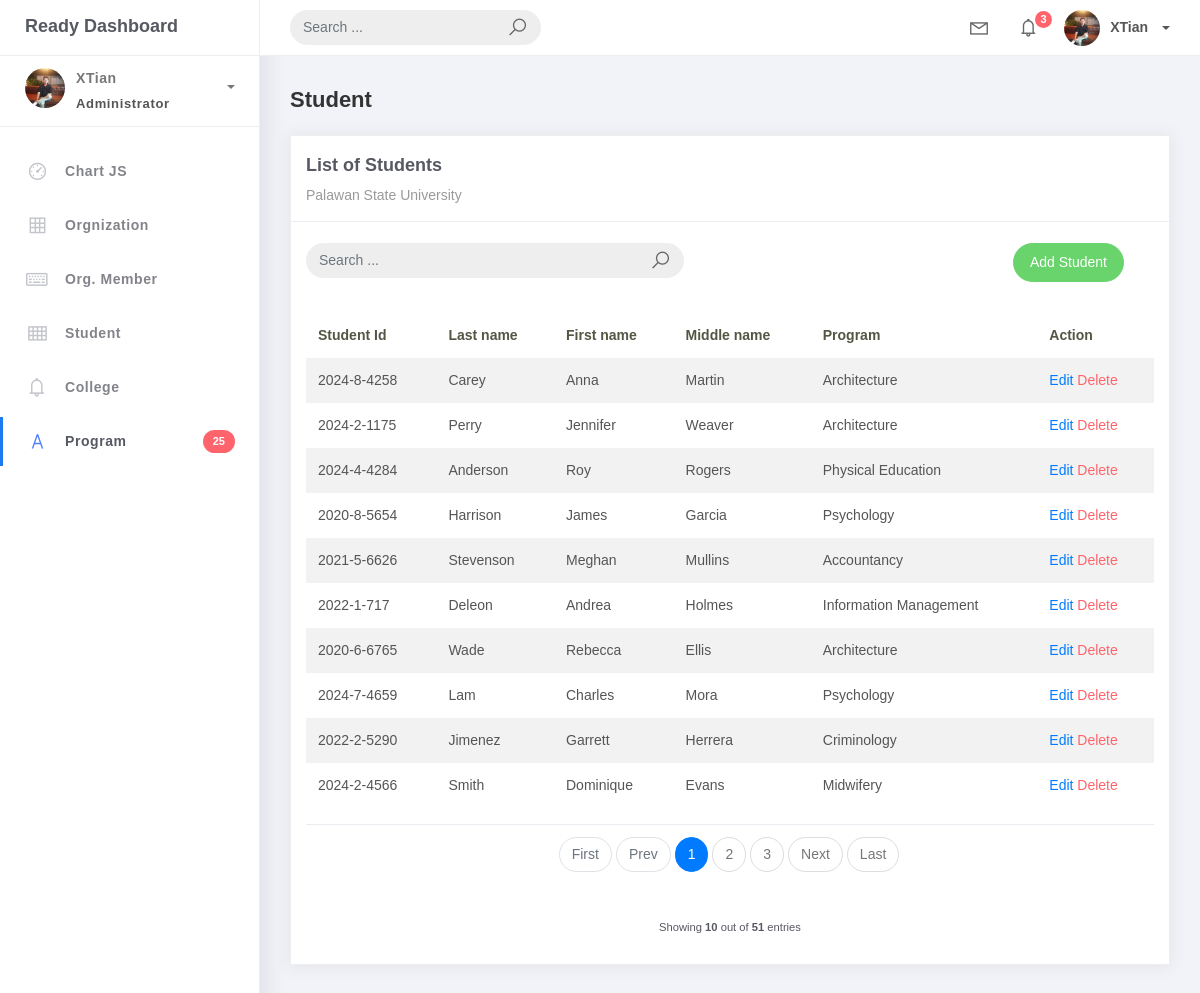
The app's page /student-list/, older data.
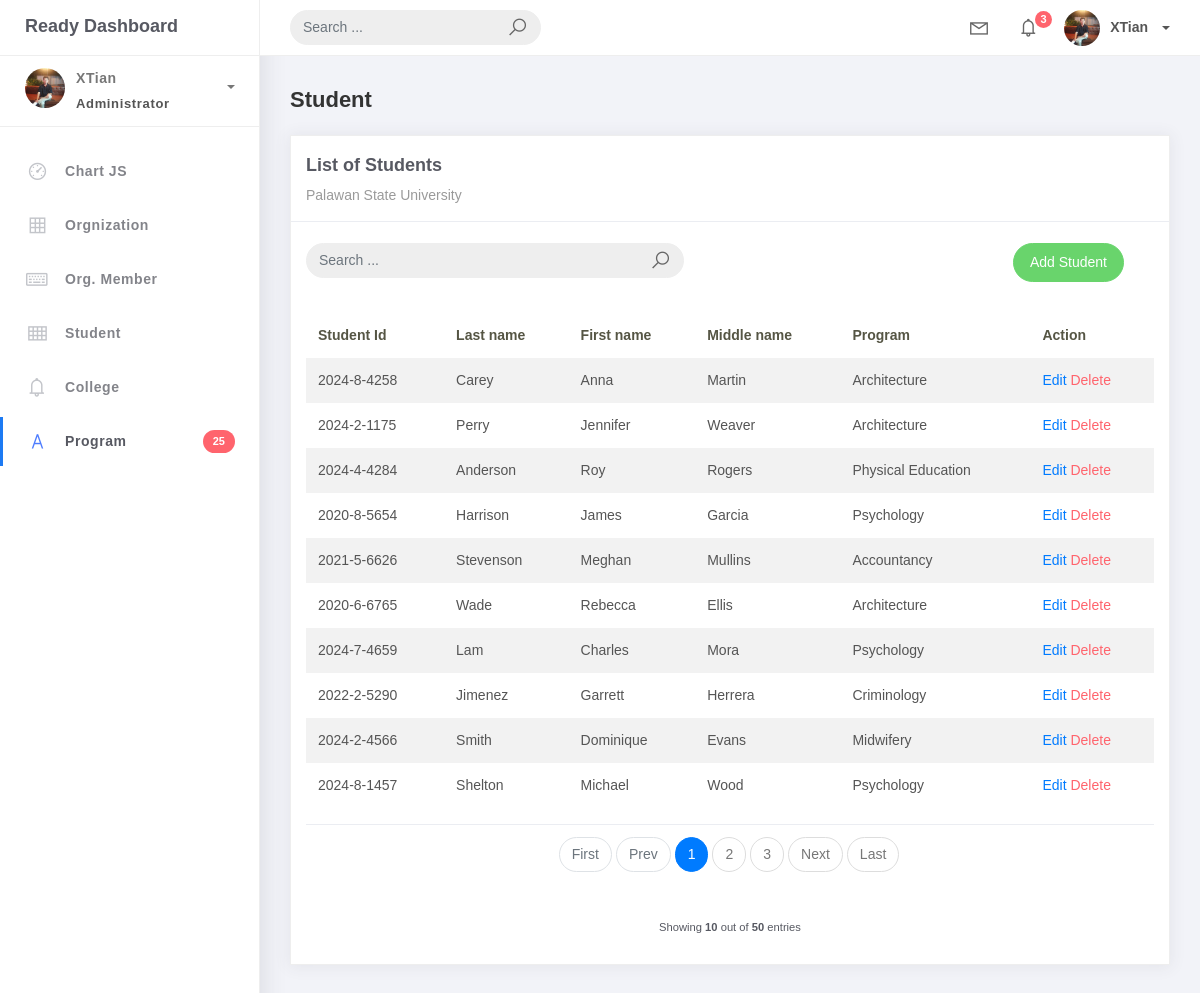
The same page, newer data.
### studentorg/models.py (models this page shows, shortened)
class BaseModel (models.Model):
    created_at = models.DateTimeField (auto_now_add=True, db_index=True)
    update_at = models.DateTimeField (auto_now=True)
    class Meta:
        abstract = True

class Student (BaseModel):
    student_id = models.CharField(max_length=15)
    lastname = models.CharField(max_length=25)
    firstname = models.CharField(max_length=25)
    middlename = models.CharField(max_length=25, blank=True, null=True)
    program = models.ForeignKey(Program, on_delete=models.CASCADE)

class Program (BaseModel):
    prog_name = models.CharField(max_length=150)
    college = models.ForeignKey(College, on_delete=models.CASCADE)
    def __str__(self):
        return self.prog_name

### studentorg/views.py (the view)
# urls.py: path('student-list/', StudentList.as_view(), name='student-list'),
class StudentList(ListView):
    model = Student
    context_object_name = 'student'
    template_name = 'student_list.html'
    paginate_by = 10

### templates/student_list.html (shortened to what this page needs)
{% extends 'base.html' %} {% load static %} {% block content %}
<div class="content">
  <div class="container-fluid">
    <h4 class="page-title">Student</h4>
    <div class="row">
      <div class="col-md-12">
        <div class="card">
          <div class="card-header">
            <div class="card-title">List of Students</div>
            <div class="card-category">Palawan State University</div>
          </div>
          <br />
          <div class="col-md-12 row">
            <div class="col-md-6">
              <form class="navbar-left navbar-form nav-search mr-md-3" action="{% url 'student-list' %}">
                <div class="input-group">
                  <input type="text" placeholder="Search ..." class="form-control" name="q"/>
                  <div class="input-group-append">
                    <span class="input-group-text">
                      <i class="la la-search search-icon"></i>
                    </span>
                  </div>
                </div>
              </form>
            </div>
            <div class="col-md-6">
              <div class="pull-right">
                <a href="{% url 'student-add' %}" class="btn btn-success btn-rounded">Add Student</a>
              </div>
            </div>
          </div>
          <div class="card-body">
            <table class="table table-striped mt-3">
              <thead>
                <tr>
                  <th scope="col">Student Id</th>
                  <th scope="col">Last name</th>
                  <th scope="col">First name</th>
                  <th scope="col">Middle name</th>
                  <th scope="col">Program</th>
                  <th scope="col">Action</th>
                </tr>
              </thead>
              <tbody>
                {% for object in object_list %}
                <tr>
                  <td>{{ object.student_id }}</td>
                  <td>{{ object.lastname }}</td>
                  <td>{{ object.firstname }}</td>
                  <td>{{ object.middlename }}</td>
                  <td>{{ object.program }}</td>
                  <td>
                    <a href="/student-list/{{object.id}}">Edit</a>
                    <a href="/student-list/{{object.id}}/delete" class="text-danger">Delete</a>
                  </td>
                </tr>
                {% endfor %}
              </tbody>
            </table>
            {% include 'includes/pagination.html' %}
          </div>
        </div>
      </div>
    </div>
  </div>
</div>
{% endblock %}

Row changes from the older to the newer data that the page shows:
removed Student: student_id "2022-1-717", lastname "Deleon", firstname "Andrea", middlename "Holmes", program "Information Management"
now on this page (row unchanged): Student: student_id "2024-8-1457", lastname "Shelton", firstname "Michael", middlename "Wood", program "Psychology"
Text that changed along with them:
{{ paginator.count }}: "51" → "50"
